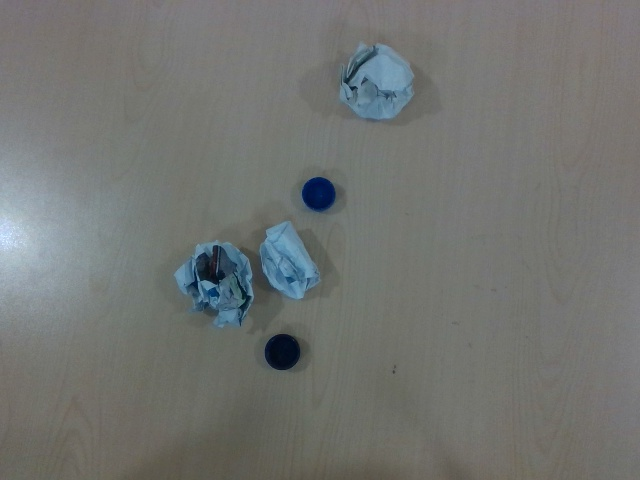
#> input picture Cloud-Network/ObjectDetectionServer/testimg/raw1.jpg, 640 x 480 px, given in place of the camera
$ python cap_recognition.py
#> lines starting #> are read from the running program, lines starting #| are printed output that depends on the picture; after the words box and inside, x2 and y2 are one past the last pixel; in counts of white or black regions, pixels touching at a corner belong together
import numpy as np
import cv2

# Define the upper and lower boundaries for a color to be considered "Blue"
blueLower = np.array([100,150,0])
blueUpper = np.array([140,255,255])

# Define a 5x5 kernel for erosion and dilation
kernel = np.ones((5, 5), np.uint8)

index = 0
# Load the video
camera = cv2.VideoCapture(0)

# Keep looping
while True:
    # Grab the current paintWindow
    (grabbed, frame) = camera.read()
#> frame is the input picture: shape (480, 640, 3); mean B, G, R 113.2, 115.8, 113.5
    frame = cv2.flip(frame, 1)
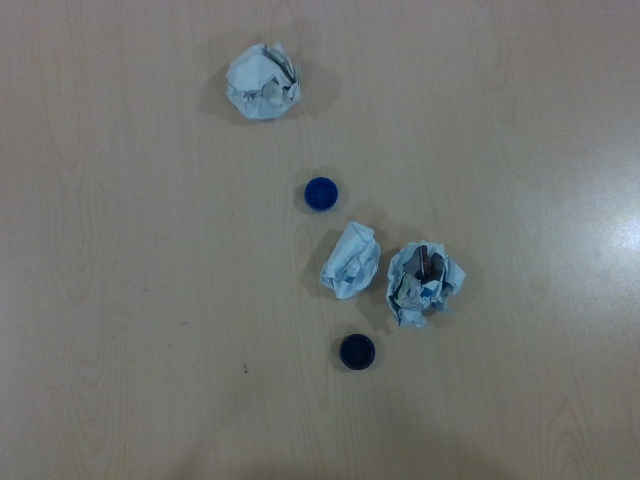
#> frame: shape (480, 640, 3); mean B, G, R 113.2, 115.8, 113.5
    hsv = cv2.cvtColor(frame, cv2.COLOR_BGR2HSV)
#> hsv: shape (480, 640, 3); mean H, S, V 48.8, 19.8, 118.3

    # Determine which pixels fall within the blue boundaries and then blur the binary image
    blueMask = cv2.inRange(hsv, blueLower, blueUpper)
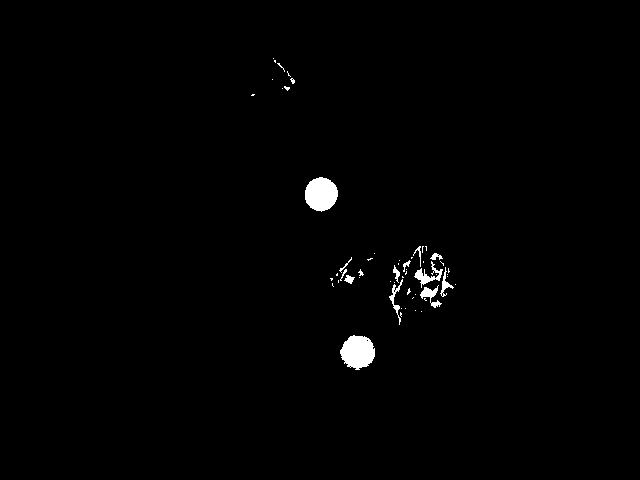
#> blueMask: shape (480, 640); 0.96% white; 56 white regions (42 under 20 px), largest, box (x1, y1, x2, y2) and area: (340, 335, 375, 370) 896, (305, 177, 338, 212) 877, (414, 261, 443, 288) 245
    blueMask = cv2.erode(blueMask, kernel, iterations=2)
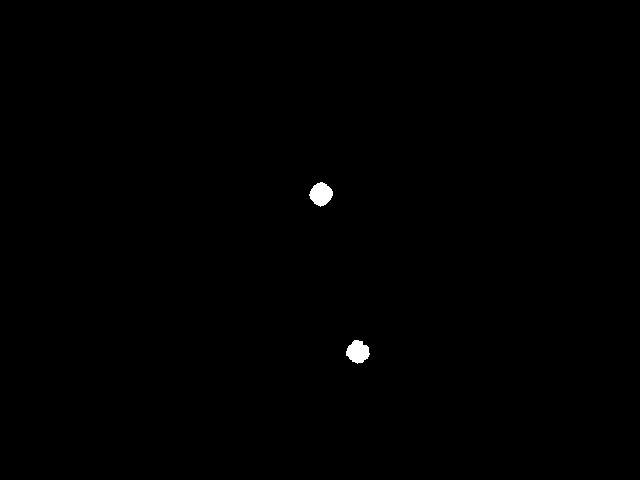
#> blueMask: shape (480, 640); 0.26% white; 2 white regions, box (x1, y1, x2, y2) and area: (309, 182, 333, 207) 409, (346, 340, 370, 364) 399
    blueMask = cv2.morphologyEx(blueMask, cv2.MORPH_OPEN, kernel)
#> blueMask: shape (480, 640); 0.26% white; 2 white regions, box (x1, y1, x2, y2) and area: (310, 183, 333, 206) 403, (346, 340, 369, 363) 396
    blueMask = cv2.dilate(blueMask, kernel, iterations=1)
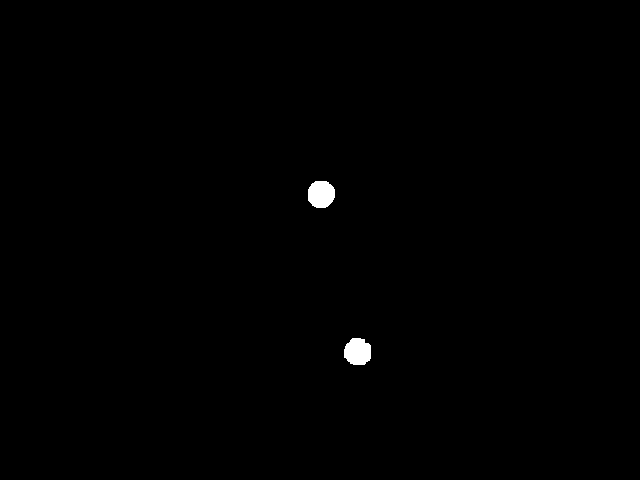
#> blueMask: shape (480, 640); 0.39% white; 2 white regions

    # Find contours (bottle cap in my case) in the image
    cnts, _ = cv2.findContours(blueMask.copy(), cv2.RETR_EXTERNAL,
    	cv2.CHAIN_APPROX_SIMPLE)
#> cnts = 2 contours; box (x1, y1, x2, y2) and area: (308, 181, 335, 208) 563, (344, 338, 371, 365) 553

    # Check to see if any contours were found
    if len(cnts) > 0:
    	# Sort the contours and find the largest one -- we
    	# will assume this contour correspondes to the area of the bottle cap
        cnts = sorted(cnts, key = cv2.contourArea, reverse = True)
        for cnt in cnts:
            # Get the radius of the enclosing circle around the found contour
            ((x, y), radius) = cv2.minEnclosingCircle(cnt)
            # Draw the circle around the contour
            cv2.circle(frame, (int(x), int(y)), int(radius), (0, 255, 255), 2)
#> this loop made 2 passes
#> (x, y, radius) on passes 1 to 2: (320.7, 193.9, 14.13), (357.3, 351.4, 14.46)
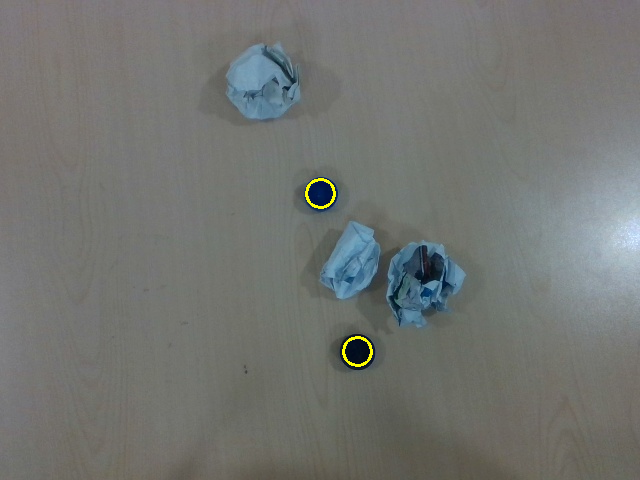
#> frame: shape (480, 640, 3); 0.17% of pixels changed, all inside (x1, y1, x2, y2) = (305, 178, 373, 367)

    # Show the frame
    cv2.imshow("Cap Recognition Real Time", frame)

    # If the 'q' key is pressed, stop the loop
    if cv2.waitKey(1) & 0xFF == 27:
#> (key Esc is pressed here)
        break

# Cleanup the camera and close any open windows
camera.release()
cv2.destroyAllWindows()

$ run again, on Cloud-Network/ObjectDetectionServer/testimg/raw2.jpg
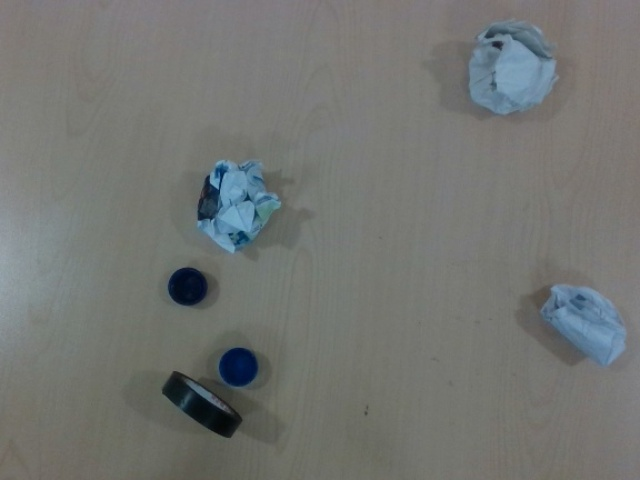
#> input picture Cloud-Network/ObjectDetectionServer/testimg/raw2.jpg, 640 x 480 px, given in place of the camera
#> frame is the input picture: shape (480, 640, 3); mean B, G, R 114.1, 116.9, 114.4
#> hsv: shape (480, 640, 3); mean H, S, V 46.2, 20.6, 119.4
#> `blueMask = cv2.dilate(blueMask, kernel, iterations=1)`:
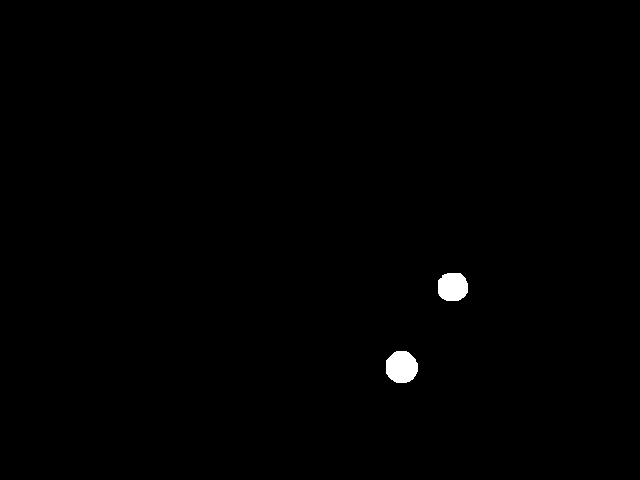
#> blueMask: shape (480, 640); 0.5% white; 2 white regions
#> cnts = 2 contours; box (x1, y1, x2, y2) and area: (386, 351, 418, 383) 782, (438, 273, 468, 301) 674
#> the loop `for cnt in cnts:` made 2 passes
#> (x, y, radius) on passes 1 to 2: (401.1, 366.6, 16.49), (452.3, 286.6, 15.71)
#> after the loop `for cnt in cnts:`:
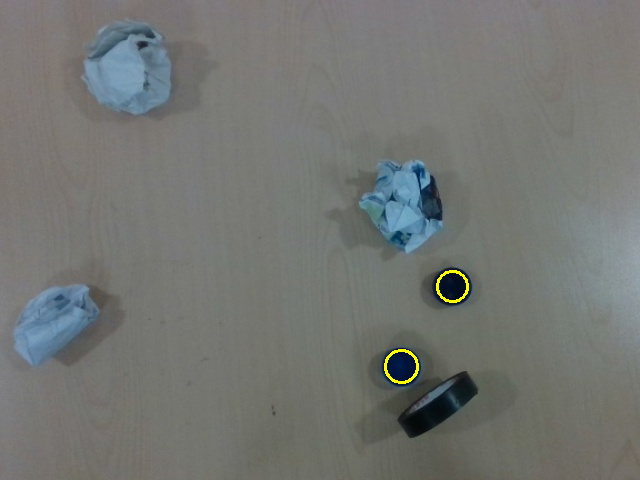
#> frame: shape (480, 640, 3); mean B, G, R 114, 117.3, 114.9

$ run again, on Cloud-Network/ObjectDetectionServer/testimg/raw3.jpg
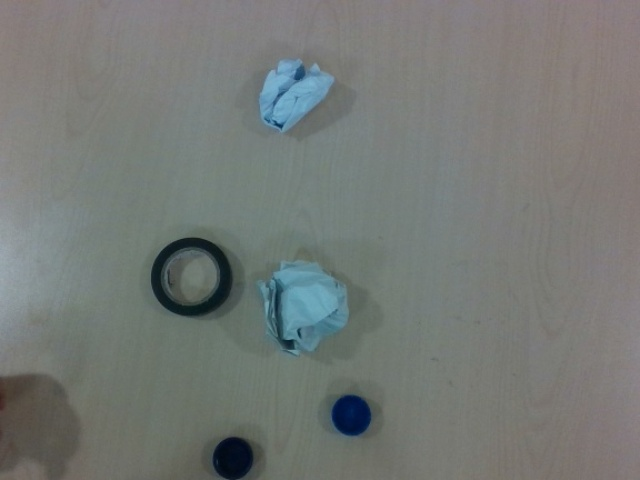
#> input picture Cloud-Network/ObjectDetectionServer/testimg/raw3.jpg, 640 x 480 px, given in place of the camera
#> frame is the input picture: shape (480, 640, 3); mean B, G, R 117.6, 120.7, 116.5
#> hsv: shape (480, 640, 3); mean H, S, V 57.1, 23.6, 123.5
#> `blueMask = cv2.dilate(blueMask, kernel, iterations=1)`:
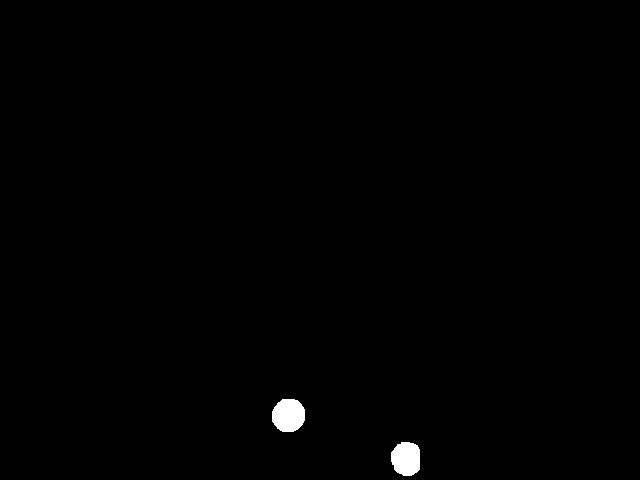
#> blueMask: shape (480, 640); 0.56% white; 2 white regions
#> cnts = 2 contours; box (x1, y1, x2, y2) and area: (272, 399, 305, 432) 845, (391, 442, 420, 476) 772
#> the loop `for cnt in cnts:` made 2 passes
#> (x, y, radius) on passes 1 to 2: (288.2, 414.8, 17.28), (406.2, 458.4, 17.24)
#> after the loop `for cnt in cnts:`:
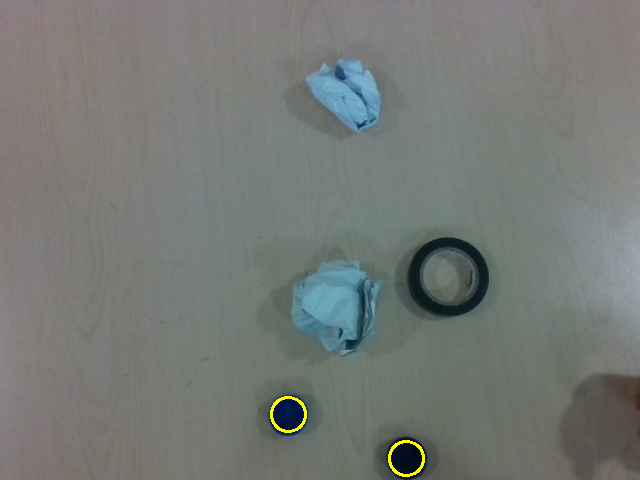
#> frame: shape (480, 640, 3); mean B, G, R 117.5, 121.3, 117

$ run again, on Cloud-Network/ObjectDetectionServer/testimg/raw4.jpg
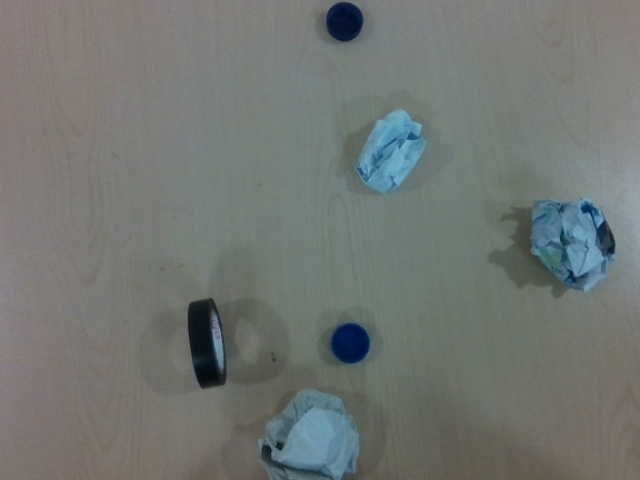
#> input picture Cloud-Network/ObjectDetectionServer/testimg/raw4.jpg, 640 x 480 px, given in place of the camera
#> frame is the input picture: shape (480, 640, 3); mean B, G, R 114.4, 117.6, 112.9
#> hsv: shape (480, 640, 3); mean H, S, V 52.5, 26.8, 120.9
#> `blueMask = cv2.dilate(blueMask, kernel, iterations=1)`:
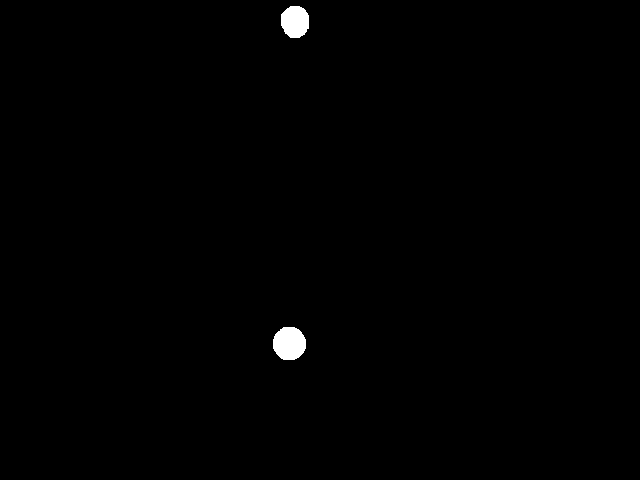
#> blueMask: shape (480, 640); 0.53% white; 2 white regions
#> cnts = 2 contours; box (x1, y1, x2, y2) and area: (273, 327, 306, 360) 834, (281, 6, 309, 38) 688
#> the loop `for cnt in cnts:` made 2 passes
#> (x, y, radius) on passes 1 to 2: (288.8, 343, 17), (294.5, 21.5, 16.14)
#> after the loop `for cnt in cnts:`:
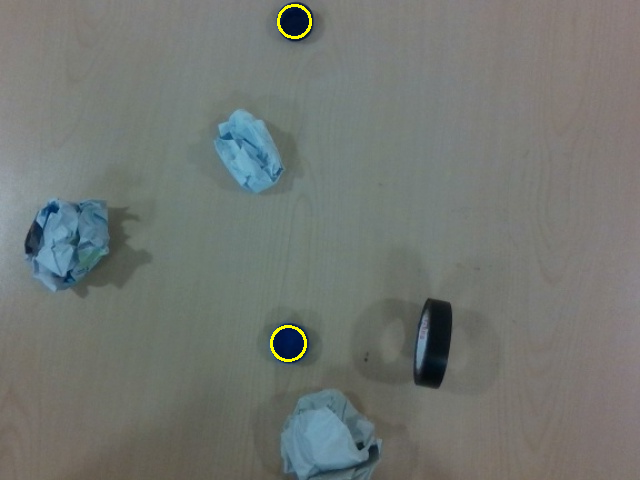
#> frame: shape (480, 640, 3); mean B, G, R 114.2, 118.1, 113.4
